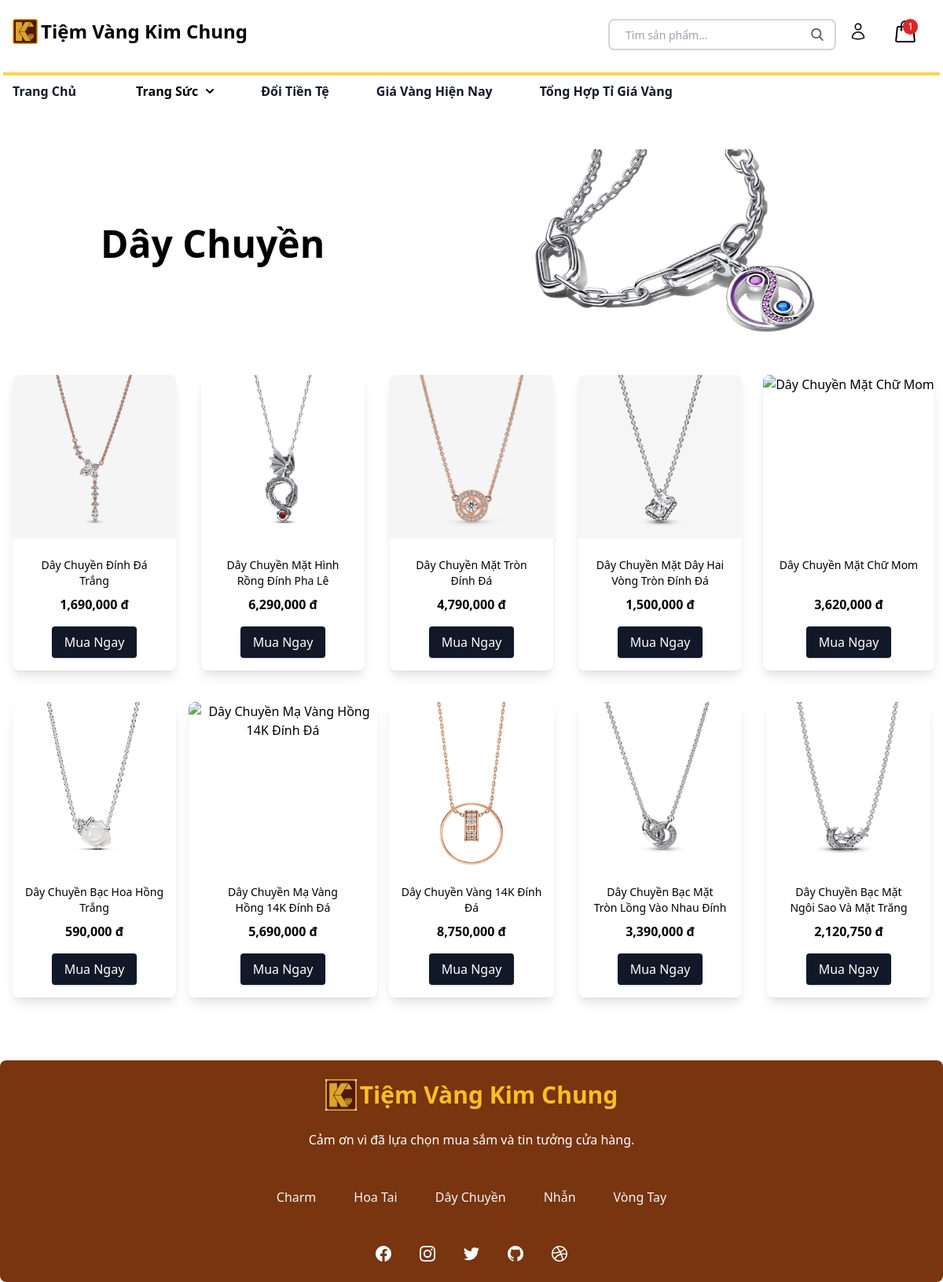
The app's page /home/daychuyen.php (signed in) with its own data.
### tables this page shows
CREATE TABLE `sanpham` (
  `MaSanPham` int(5) NOT NULL,
  `TenSanPham` varchar(100) NOT NULL,
  `MaLoaiTrangSuc` int(5) NOT NULL,
  `GiaBan` float NOT NULL,
  `MaNhaCungCap` int(5) NOT NULL,
  `MoTa` varchar(1000) NOT NULL,
  `Anh` varchar(100) NOT NULL,
  `Anh2` varchar(100) NOT NULL,
  `Anh3` varchar(100) NOT NULL,
  `SoLuong` varchar(50) NOT NULL
);

### home/daychuyen.php (the view, shortened to what this page needs)
<?php include '../home/header.php'; ?>
<section class="pt-10">
    <div class="relative pb-6">
        <img src="uploads/bg-daychuyen.jpg" class="w-full h-full object-cover">
        <div class="absolute inset-0 flex items-start justify-start p-4 md:absolute md:pt-24 md:pl-32 ">
          <p class="md:text-5xl font-bold sm:text-xl">Dây Chuyền</p>
        </div>
    </div>
    <div class="flex flex-wrap justify-center">
        <?php
        $query = "SELECT * FROM sanpham WHERE MaLoaiTrangSuc = 3";
        $result = mysqli_query($conn, $query);
        if (mysqli_num_rows($result) > 0) {
            while ($row = mysqli_fetch_assoc($result)) {
                $productTitle = $row['TenSanPham'];
                $productPrice = $row['GiaBan'];
                $productId = $row['MaSanPham'];
                $shortTitle = strlen($productTitle) > 30 ? wordwrap($productTitle, 30, "<br>", true) : $productTitle;
        ?>
        <div class="md:flex md:flex-row md:justify-center w-full md:w-1/5 pb-10 transition duration-300 transform hover:scale-110">
            <div class="max-w-sm mx-auto bg-white rounded-lg overflow-hidden shadow-lg h-full">
                <div class="text-center items-center">
                    <a href="xemchitiet.php?id=<?= $productId ?>" class="hover-trigger relative block">
                    </a>
                </div>
                <div class="p-4">
                    <h3 class="text-sm text-center mt-2" style="height: 40px; overflow: hidden;"><a href="xemchitiet.php?id=<?= $productId ?>"><?= $shortTitle ?></a></h3>
                    <p class="text-center font-bold mt-2"><?= number_format($productPrice, 0, '.', ',') ?> đ</p>
                    <div class="flex justify-center mt-4">
                        <a href="xemchitiet.php?id=<?= $productId ?>" class="inline-block px-4 py-2 bg-gray-900 hover:bg-yellow-600 text-white rounded shadow">Mua Ngay</a>
                    </div>
                </div>
            </div>
        </div>
        <?php
            }
        } else {
            echo "Không tìm thấy sản phẩm.";
        }
        ?>
    </div>
</section>
<?php include '../home/footer.php'; ?>

### records on screen
sanpham: TenSanPham "Dây Chuyền Đính Đá Trắng", GiaBan "1,690,000"
sanpham: TenSanPham "Dây Chuyền Mặt Hình Rồng Đính Pha Lê", GiaBan "6,290,000"
sanpham: TenSanPham "Dây Chuyền Mặt Tròn Đính Đá", GiaBan "4,790,000"
sanpham: TenSanPham "Dây Chuyền Mặt Dây Hai Vòng Tròn Đính Đá", GiaBan "1,500,000"
sanpham: TenSanPham "Dây Chuyền Mặt Chữ Mom", GiaBan "3,620,000"
sanpham: TenSanPham "Dây Chuyền Bạc Hoa Hồng Trắng", GiaBan "590,000"
sanpham: TenSanPham "Dây Chuyền Mạ Vàng Hồng 14K Đính Đá", GiaBan "5,690,000"
sanpham: TenSanPham "Dây Chuyền Vàng 14K Đính Đá", GiaBan "8,750,000"
sanpham: TenSanPham "Dây Chuyền Bạc Mặt Tròn Lồng Vào Nhau Đính", GiaBan "3,390,000"
sanpham: TenSanPham "Dây Chuyền Bạc Mặt Ngôi Sao Và Mặt Trăng", GiaBan "2,120,750"

### other values on screen
$_SESSION['SLGH'] "1"
